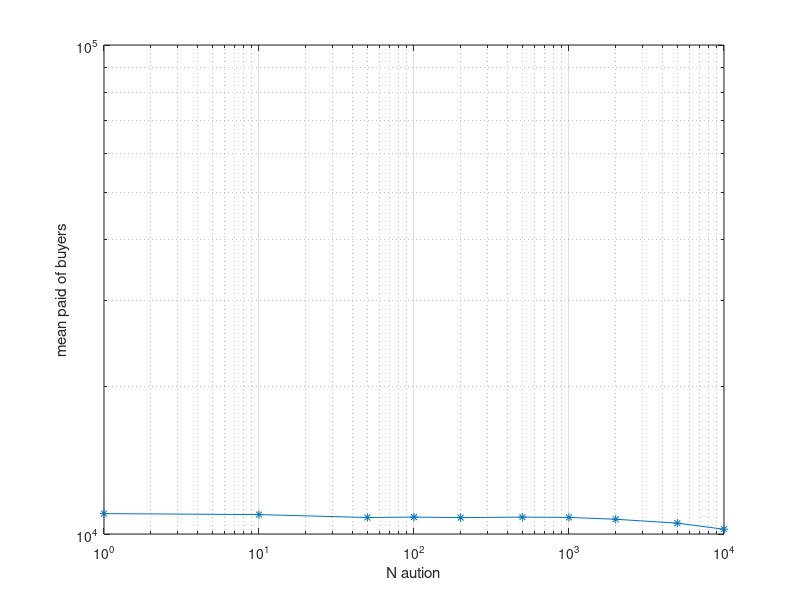

MATLAB code for this plot:
% they need U[100,1000]
clear all
close all
 x = [1, 10, 50, 100, 200, 500, 1000, 2000, 5000, 10000];
 y = [11012.4, 11007.1, 11057.3, 11328.7, 11803.1, 13327.3, 15813.5, 20718.7, 35524.9, 60227.5];
 y = y-x*5;
loglog(x,y,'*-')
grid on
xlabel('N aution')
ylabel('mean paid of buyers')
